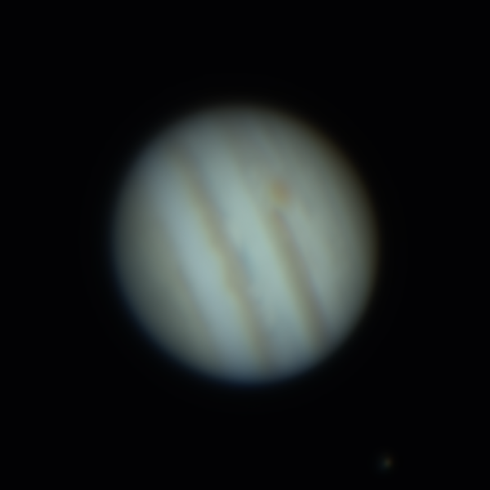
#> input picture test/data/images/jupiter_stacked.png, 490 x 490 px, shrunk from 600 x 600 before the run; the run also reads 1 picture not shown here
$ jupyter execute object_detector.ipynb   (shell and % lines are left out)
#> lines starting #> are read from the running program, lines starting #| are printed output that depends on the picture; after the words box and inside, x2 and y2 are one past the last pixel; in counts of white or black regions, pixels touching at a corner belong together
main goal is to establish an ROI for initial frame stabilizing and for choosing where to measure quality

let's start with some somple thresholding since we are dealing with

[cell 1]
import numpy as np
import cv2
import matplotlib.pyplot as plt

[cell 2]
# read in test image
jupiter = cv2.imread("../test/data/images/jupiter_stacked.png")
#> jupiter is the input picture: shape (490, 490, 3); mean B, G, R 30.9, 30.6, 27
jupiter_frame1 = cv2.imread("../test/data/images/jupiter_frame_highq.png")
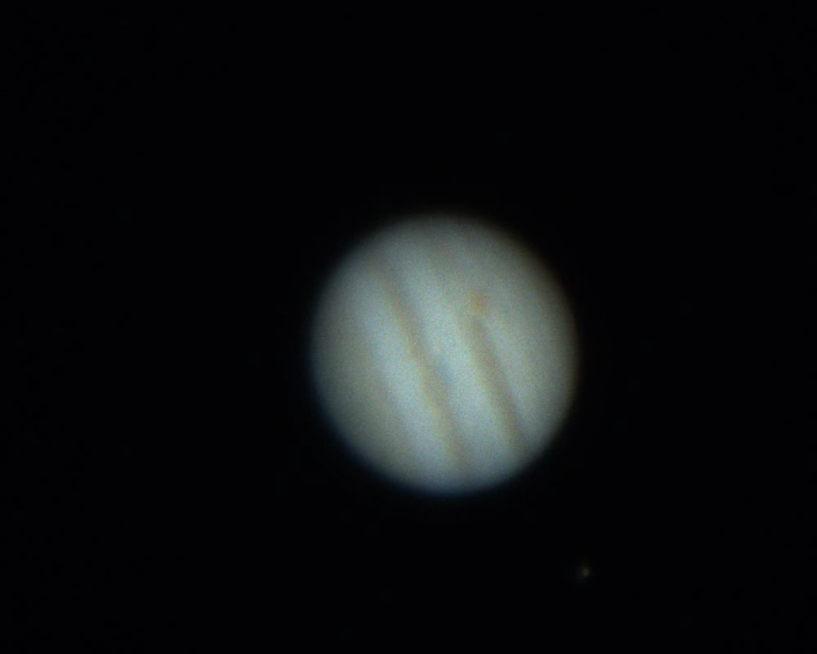
#> input picture test/data/images/jupiter_frame_highq.png, 817 x 654 px, shrunk from 1000 x 800 before the run
#> jupiter_frame1 is the input picture: shape (654, 817, 3); mean B, G, R 16, 14.8, 13.1
jupiter_frame2 = cv2.imread("../test/data/images/jupiter_frame_lowq.png")
jupiter = cv2.imread("../test/data/images/jupiter_stacked.png")
moon = cv2.imread("../test/data/images/moon_stacked_sharpened.jpg")
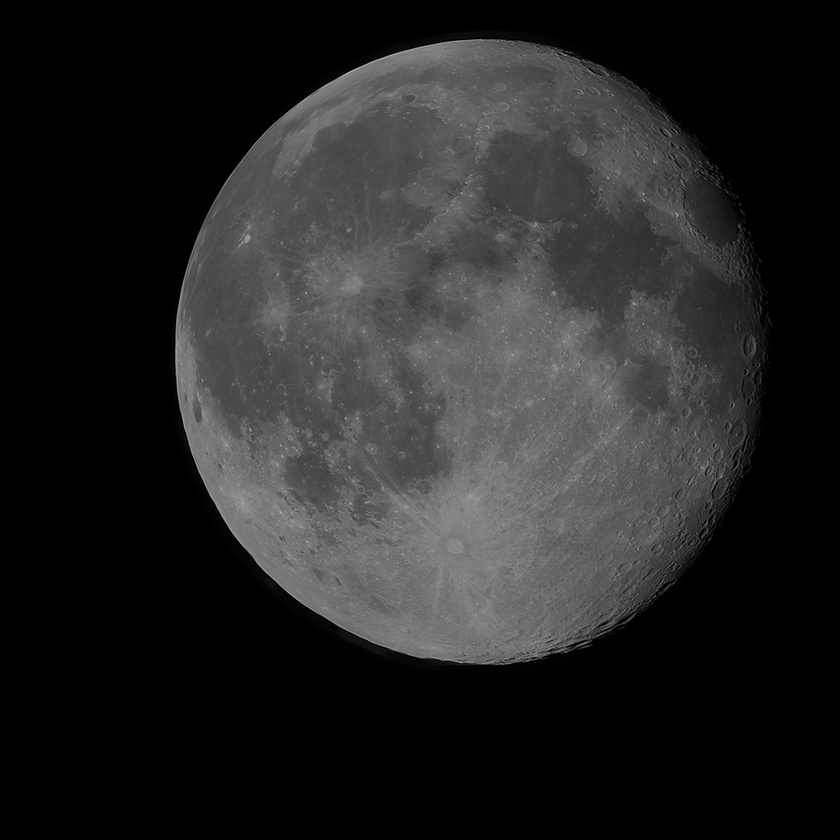
#> input picture test/data/images/moon_stacked_sharpened.jpg, 840 x 840 px, shrunk from 1028 x 1028 before the run
#> moon is the input picture: shape (840, 840, 3); mean B, G, R 36.6, 36.6, 36.7

print(jupiter.dtype)
#| uint8

[cell 3]
def plot(img, color = True):
    # plt.figure(figsize=(10,10))
#> called with color = True
    if color:
        plt.imshow(cv2.cvtColor(img, cv2.COLOR_BGR2RGB))
    else:
        plt.imshow(img, cmap="gray")
    plt.show()

def plot_pair(img1, img2):
    # plt.figure(figsize=(10,10))
    plt.subplot(1,2,1)
    plt.imshow(cv2.cvtColor(img1, cv2.COLOR_BGR2RGB))
    plt.subplot(1,2,2)
    plt.imshow(cv2.cvtColor(img2, cv2.COLOR_BGR2RGB))
    plt.show()

[cell 4]
plot(jupiter)
plot(moon)

## Play around with some basics

[cell 5]
# try applying on luminance channel
jupiter_lum = cv2.cvtColor(jupiter, cv2.COLOR_BGR2Lab)[:, :, 0]
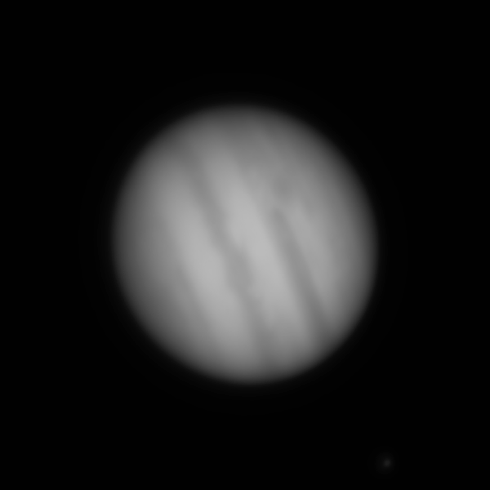
#> jupiter_lum: shape (490, 490); min 1, max 187, mean 30.7

plot(jupiter_lum, False)

[cell 6]
# we will want to use this but for the test image isnt noisy

# # fast blur - goal is to get rid of high frequency noise
# luminance = cv2.GaussianBlur(luminance, (5, 5), 0)

[cell 7]
# otsu method
_, jupiter_mask = cv2.threshold(
    jupiter_lum, 0, 255, cv2.THRESH_BINARY + cv2.THRESH_OTSU
)
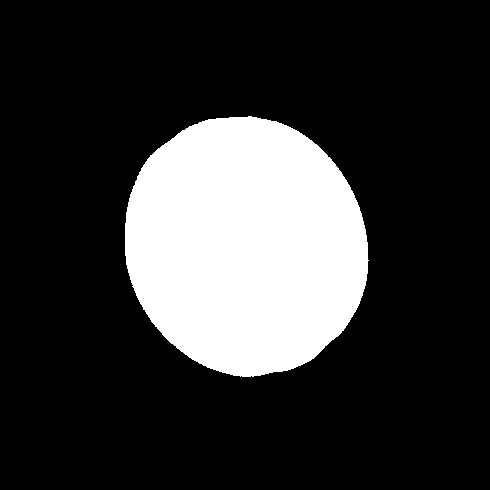
#> jupiter_mask: shape (490, 490); 20.7% white; 1 white region, box (x1, y1, x2, y2) and area: (125, 116, 369, 377) 49774
print(jupiter_mask.dtype)
#| uint8
print(jupiter_mask.shape)
#| (490, 490)

plot(jupiter_mask, False)

[cell 8]
# view with an overlay of mask

color_mask = np.stack([jupiter_mask, jupiter_mask, jupiter_mask], axis=2)
color_mask[:, :, 0][jupiter_mask == 255] = 100
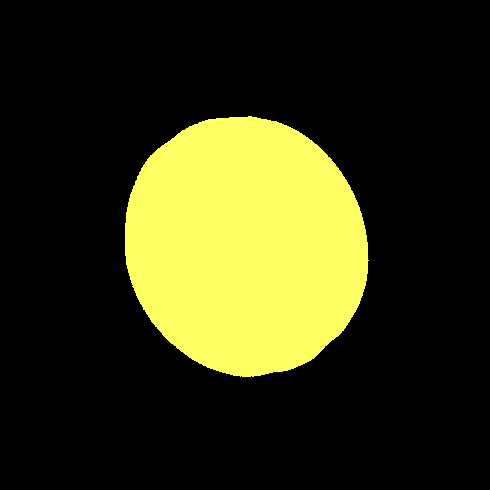
#> color_mask: shape (490, 490, 3); mean of channels 0, 1, 2 20.7, 52.9, 52.9; drawn as B, G, R
color_mask[:, :, 1][jupiter_mask == 255] = 100
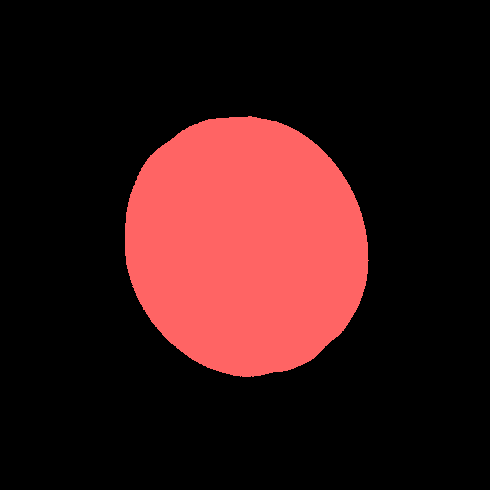
#> color_mask: shape (490, 490, 3); mean of channels 0, 1, 2 20.7, 20.7, 52.9; drawn as B, G, R

plt.figure(figsize=(8, 8))
plt.imshow(cv2.cvtColor(jupiter, cv2.COLOR_BGR2RGB))
plt.imshow(color_mask, alpha=0.2)

[cell 9]
# luminance
moon_lum = cv2.cvtColor(moon, cv2.COLOR_BGR2Lab)[:, :, 0]

# otsu threshold binarization
_, moon_mask = cv2.threshold(
    moon_lum, 0, 255, cv2.THRESH_BINARY + cv2.THRESH_OTSU
)
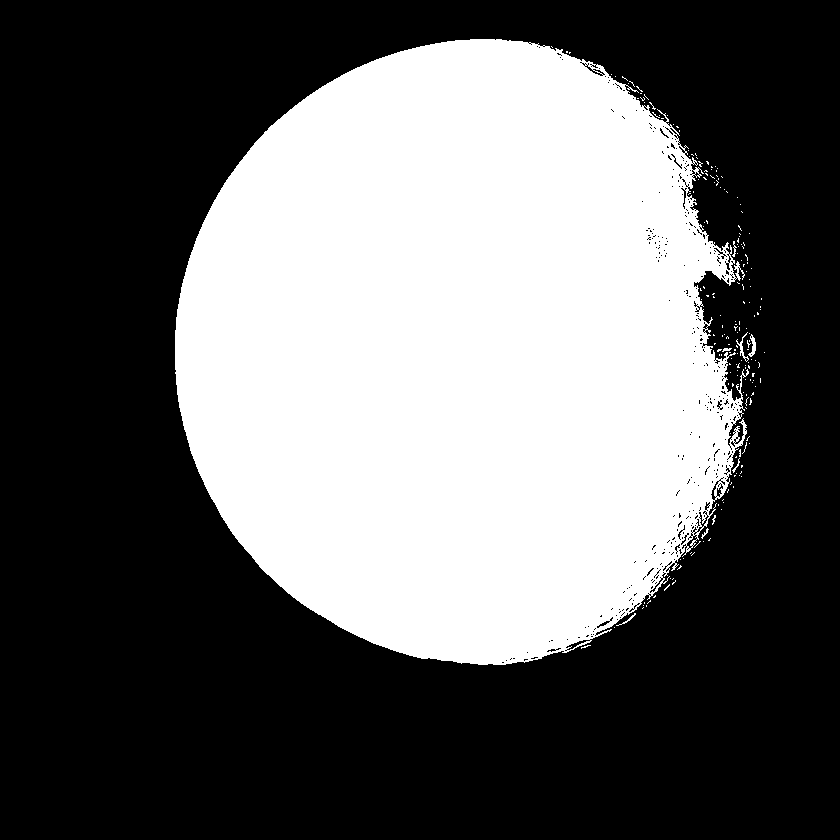
#> moon_mask: shape (840, 840); 39% white; 194 white regions (186 under 20 px), largest, box (x1, y1, x2, y2) and area: (175, 39, 749, 665) 274340, (748, 334, 756, 357) 82, (736, 332, 749, 362) 80

color_mask = np.stack([moon_mask, moon_mask, moon_mask], axis=2)
color_mask[:, :, 1][moon_mask == 255] = 0
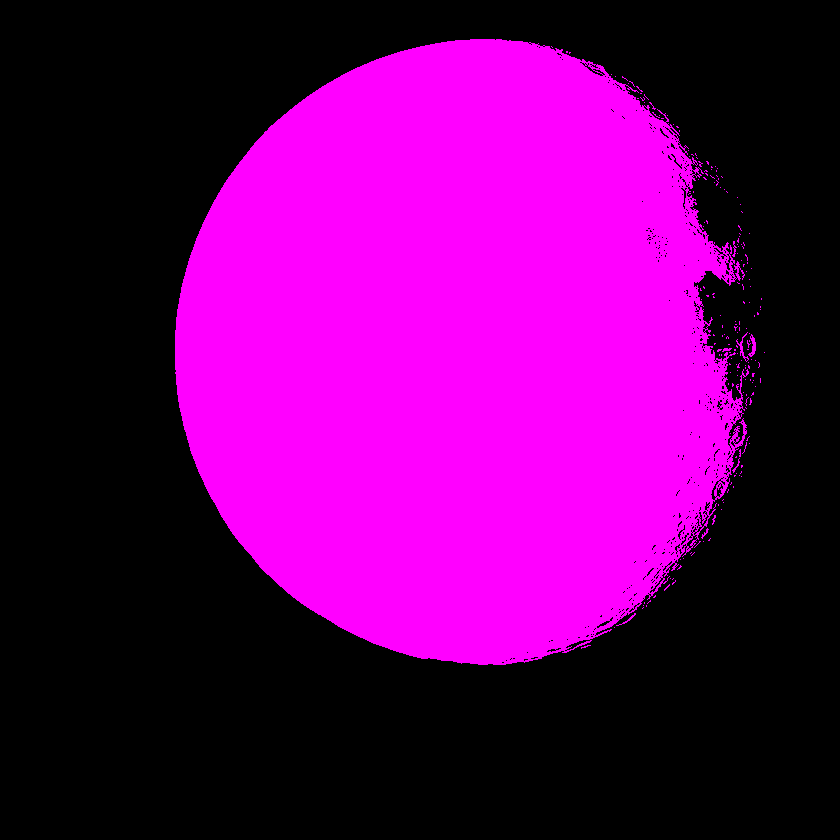
#> color_mask: shape (840, 840, 3); mean of channels 0, 1, 2 99.5, 0, 99.5; drawn as B, G, R
color_mask[:, :, 2][moon_mask == 255] = 0
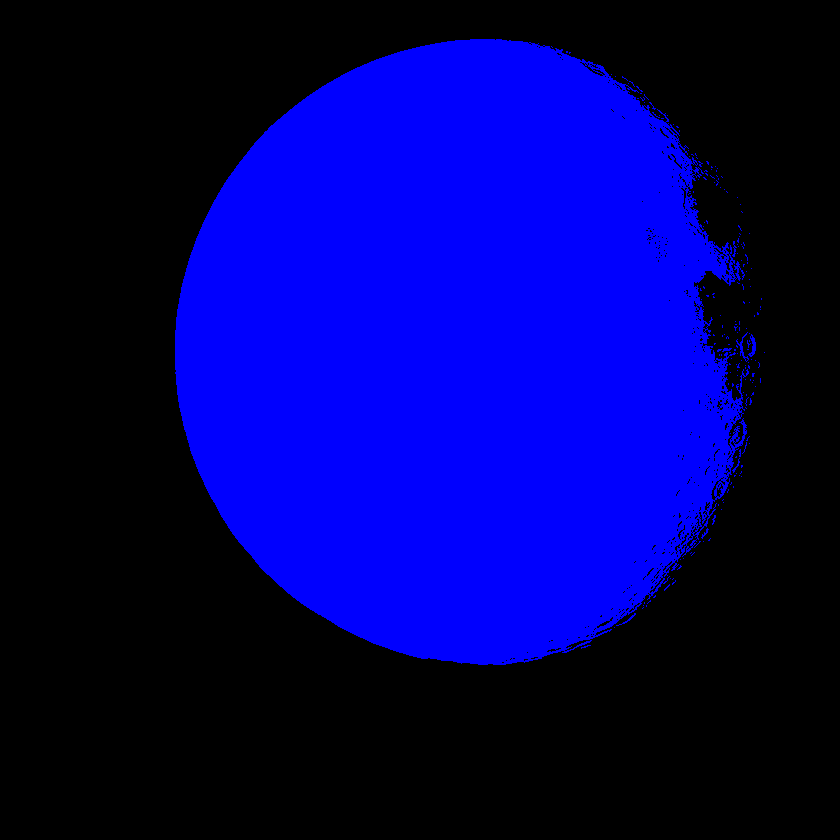
#> color_mask: shape (840, 840, 3); mean of channels 0, 1, 2 99.5, 0, 0; drawn as B, G, R

plt.figure(figsize=(8, 8))
plt.imshow(cv2.cvtColor(moon, cv2.COLOR_BGR2RGB))
plt.imshow(color_mask, alpha=0.2)
